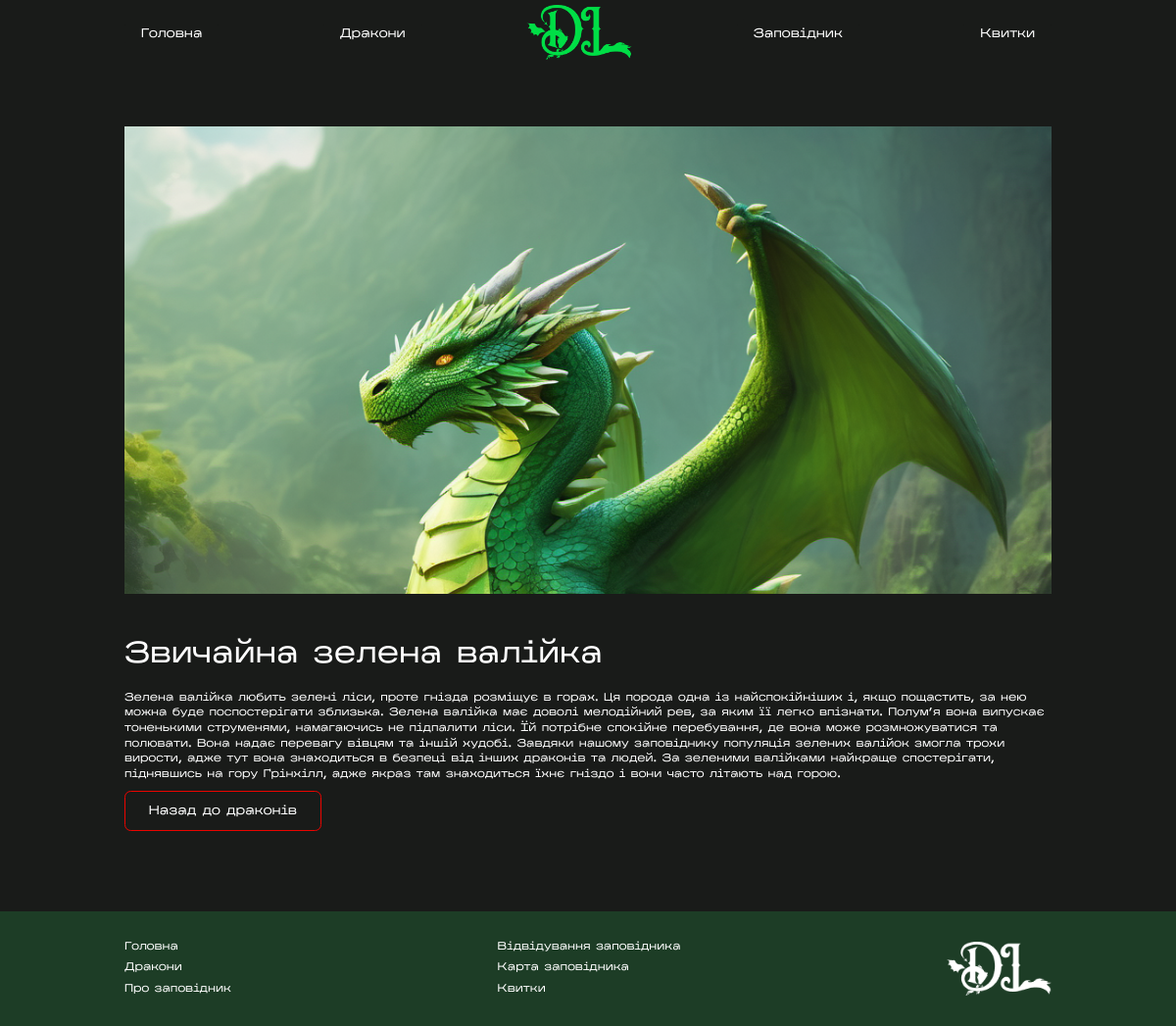
The page /dragons/4 on the database its author committed.
### bd_dragon/models.py (models this page shows, shortened)
class Dragon(models.Model):
    id = models.AutoField('ID_дракона', primary_key=True)
    name = models.CharField('Назва дракона', max_length=30)
    description = models.TextField('Опис')
    availability = models.BooleanField('Чи є в заповіднику?', default=False)
    photo = models.CharField('Посилання на фото', max_length=60)
    bg_photo = models.CharField('Посилання на клас фото', max_length=45)
    class Meta:
        verbose_name = 'Дракон'
        verbose_name_plural = 'Дракони'

### bd_dragon/views.py (the view)
# urls.py: path('<int:pk>', views.DragonDetailView.as_view(), name='dragon-detail'),
class DragonDetailView(DetailView):
    model = Dragon
    template_name = 'bd_dragon/dragon.html'
    context_object_name = 'information'

### bd_dragon/templates/bd_dragon/dragon.html (shortened to what this page needs)
{% extends 'main/layout.html' %}
{% load static %}
{% block content %}
              <div class="{{ information.bg_photo }} dragon-img">
                  </div>
      <section class="desc_dragon">
        <h2 class="h2">{{ information.name }}</h2>
        <p class="desc_dragon-p p">
            {{ information.description }}
        </p>
        <a href="{% url 'dragons' %}" class="button">
          Назад до драконів
        </a>
      </section>
{% endblock %}

### main/static/main/css/styles.css (style rules this page uses)
body { background-color: var(--black); }
.h2 { font-size: var(--font-size-h2); }
.p { font-size: var(--font-size-p); line-height: 1.4 }
.button { padding: 1.058vw 1.98vw; border-style: solid; border-color: var(--red); border-width: 0.0661vw; border-radius: 0.5291vw; transition: .5s ease; font-size: var(--font-size-h4); color: white; }
.ordinaty_green_roller { background-image: url("../img/дракони/зелена.png"); }

### main/static/main/css/base.css (style rules this page uses)
:root { --red: #EB0400; --green: #28A14E; --green_light: #00DE46; --red_dark: #732726; --green_dark: #1D3D26; --black: #191B19; --font-size-h1: 3.84vw; --font-size-h2: 2.52vw; --font-size-h3: 1.58vw; --font-size-h4: 1.06vw; --font-size-p: 0.93vw; }

### main/static/main/css/main.css (style rules this page uses)
.dragon-img { height: 39.68vw; margin-top: 5.29vw; background-size: cover; background-position: top; background-repeat: no-repeat; }
.desc_dragon { color: white; font-family: "Kharkiv"; padding-top: 3.97vw; }
.desc_dragon-p { line-height: 1.3; padding: 1.72vw 0px; }

### rows shown on the page
Dragon: name "Звичайна зелена валійка", description "Зелена валійка любить зелені ліси, проте гнізда розміщує в горах. Ця порода одна із найспокійніших і, якщо пощастить, за нею можна буде поспостерігати зблизька. Зелена валійка має доволі мелодійний рев, за яким її легко впізнати. Полум’я вона випускає тоненькими струменями, намагаючись не підпалити ліси. Їй потрібне спокійне перебування, де вона може розмножуватися та полювати. Вона надає перевагу вівцям та іншій худобі. Завдяки нашому заповіднику популяція зелених валійок змогла трохи вирости, адже тут вона знаходиться в безпеці від інших драконів та людей. За зеленими валійками найкраще спостерігати, піднявшись на гору Ґрінхілл, адже якраз там знаходиться їхнє гніздо і вони часто літають…"
